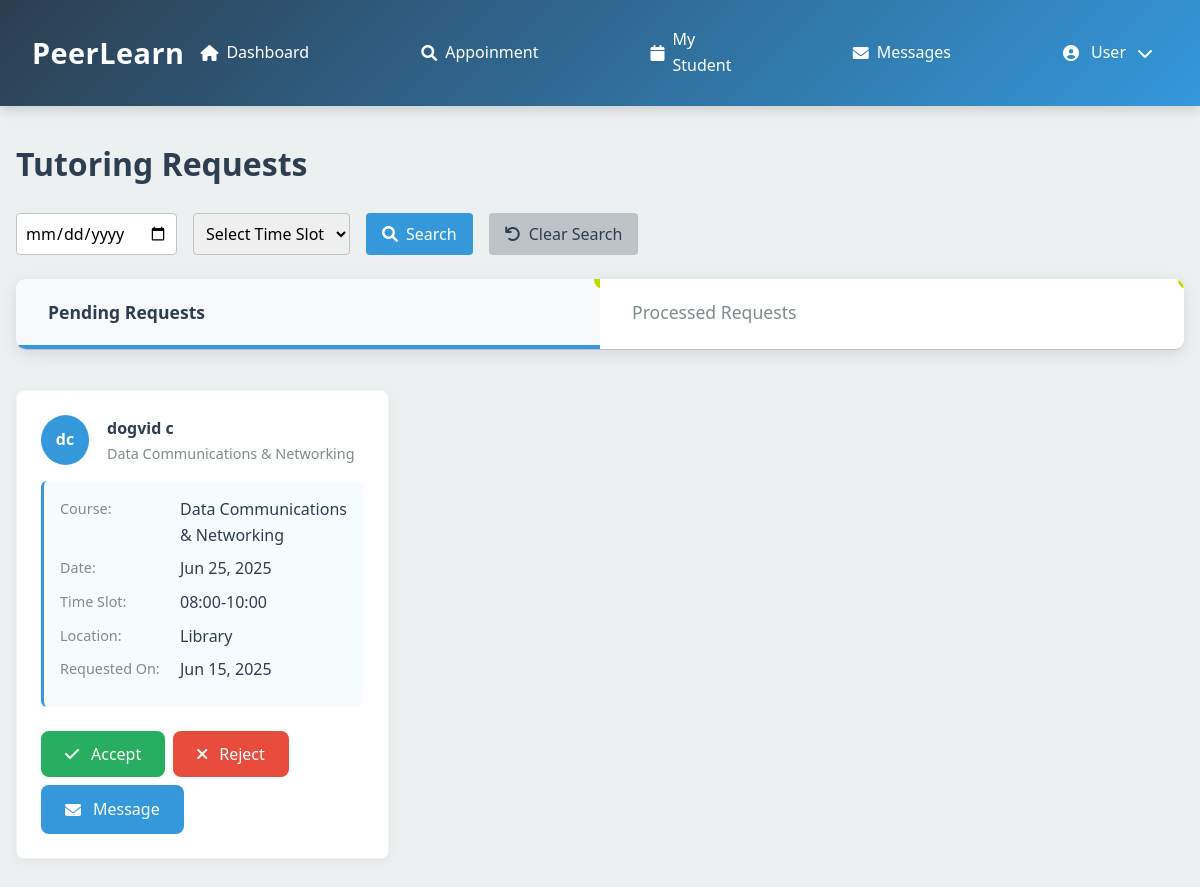
Page /tutor_requests.php (signed in) on the earlier database version.
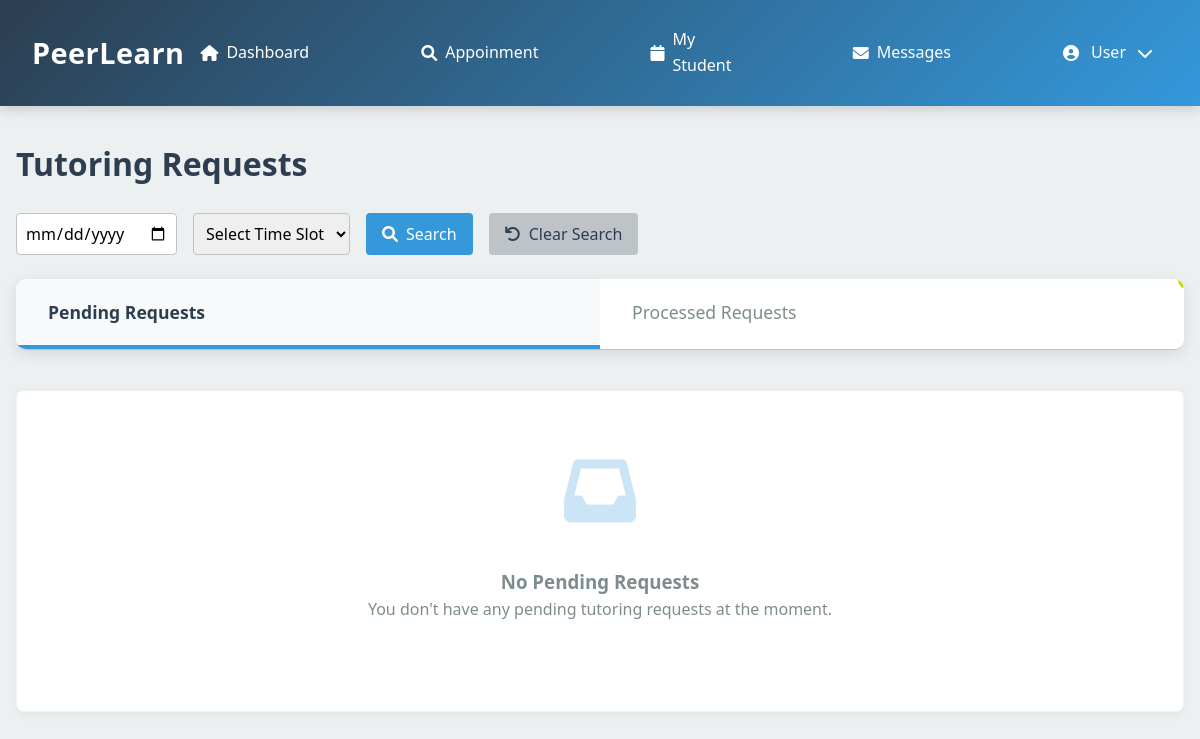
Same page on the later database version.
### tables this page shows
CREATE TABLE `session_requests` (
  `request_id` int(11) NOT NULL,
  `tutor_id` int(11) NOT NULL,
  `student_id` int(11) NOT NULL,
  `course_id` int(11) NOT NULL,
  `location_id` int(11) NOT NULL,
  `time_slot` varchar(20) NOT NULL,
  `selected_date` date NOT NULL,
  `notes` text DEFAULT NULL,
  `status` enum('pending','confirmed','rejected','completed','cancelled') NOT NULL DEFAULT 'pending',
  `created_at` datetime NOT NULL
);

CREATE TABLE `user` (
  `user_id` int(11) NOT NULL,
  `username` varchar(50) NOT NULL,
  `password` varchar(255) DEFAULT NULL,
  `email` varchar(100) NOT NULL,
  `role` enum('student','tutor','admin') NOT NULL,
  `first_name` varchar(50) NOT NULL,
  `last_name` varchar(50) NOT NULL,
  `phone` varchar(20) DEFAULT NULL,
  `profile_image` varchar(255) DEFAULT NULL,
  `is_active` tinyint(1) DEFAULT 1,
  `created_at` timestamp NOT NULL DEFAULT current_timestamp(),
  `last_login` datetime DEFAULT NULL
);

CREATE TABLE `course` (
  `id` int(11) NOT NULL,
  `course_name` varchar(100) NOT NULL,
  `details` text DEFAULT NULL,
  `status` enum('active','inactive') DEFAULT 'active',
  `created_at` timestamp NOT NULL DEFAULT current_timestamp(),
  `updated_at` timestamp NOT NULL DEFAULT current_timestamp() ON UPDATE current_timestamp()
);

CREATE TABLE `location` (
  `location_id` int(11) NOT NULL,
  `location_name` varchar(100) NOT NULL
);

### tutor_requests.php (the view, shortened to what this page needs)
<?php
require_once 'db_connection.php';
$user_id = $_SESSION['user_id'];
$active_tab = isset($_POST['active_tab']) ? $_POST['active_tab'] : (isset($_SESSION['active_tab']) ? $_SESSION['active_tab'] : 'pending');
$search_results = [];
$search_date = isset($_POST['search_date']) ? trim($_POST['search_date']) : '';
$search_time_slot = isset($_POST['search_time_slot']) ? trim($_POST['search_time_slot']) : '';
if ($_SERVER['REQUEST_METHOD'] === 'POST' && isset($_POST['search'])) {
    $stmt_search = $conn->prepare("
        SELECT sr.request_id, sr.tutor_id, sr.student_id, sr.course_id, sr.status, sr.created_at,
               sr.time_slot, sr.selected_date, c.course_name, u.first_name, u.last_name, u.profile_image, l.location_name
        FROM session_requests sr
        JOIN course c ON sr.course_id = c.id
        JOIN user u ON sr.student_id = u.user_id
        JOIN location l ON sr.location_id = l.location_id
        WHERE sr.tutor_id = ?
        AND (? = '' OR sr.selected_date = ?)
        AND (? = '' OR sr.time_slot = ?)
    ");
    if (!$stmt_search) {
        $_SESSION['error'] = "Error preparing search query: " . $conn->error;
        error_log("Error preparing search query: " . $conn->error);
    } else {
        $stmt_search->bind_param("isssi", $user_id, $search_date, $search_date, $search_time_slot, $search_time_slot);
        $stmt_search->execute();
        $result = $stmt_search->get_result();
        while ($row = $result->fetch_assoc()) {
            $search_results[] = $row;
        }
        $stmt_search->close();
    }
} else {
    $stmt = $conn->prepare("
        SELECT sr.request_id, sr.tutor_id, sr.student_id, sr.course_id, sr.status, sr.created_at,
               sr.time_slot, sr.selected_date, c.course_name, u.first_name, u.last_name, u.profile_image, l.location_name
        FROM session_requests sr
        JOIN course c ON sr.course_id = c.id
        JOIN user u ON sr.student_id = u.user_id
        JOIN location l ON sr.location_id = l.location_id
        WHERE sr.tutor_id = ? AND sr.status = 'pending'
    ");
    if (!$stmt) {
        $_SESSION['error'] = "Error preparing pending requests: " . $conn->error;
        error_log("Error preparing pending requests: " . $conn->error);
    } else {
        $stmt->bind_param("i", $user_id);
        $stmt->execute();
        $result = $stmt->get_result();
        while ($row = $result->fetch_assoc()) {
            $search_results[] = $row;
        }
    }
}
$processed_requests = [];
$processed_query = "
    SELECT sr.request_id, sr.tutor_id, sr.student_id, sr.course_id, sr.status, sr.created_at,
           sr.time_slot, sr.selected_date, c.course_name, u.first_name, u.last_name, u.profile_image, l.location_name
    FROM session_requests sr
    JOIN course c ON sr.course_id = c.id
    JOIN user u ON sr.student_id = u.user_id
    JOIN location l ON sr.location_id = l.location_id
    WHERE sr.tutor_id = ? AND sr.status IN ('confirmed', 'rejected')
";
$processed_query .= " ORDER BY created_at DESC";
$stmt = $conn->prepare($processed_query);
if (!$stmt) {
    $_SESSION['error'] = "Error preparing processed requests: " . $conn->error;
    error_log("Error preparing processed requests: " . $conn->error);
} else {
    if ($search_date !== '' || $search_time_slot !== '') {
        $stmt->bind_param("isssi", $user_id, $search_date, $search_date, $search_time_slot, $search_time_slot);
    } else {
        $stmt->bind_param("i", $user_id);
    }
    $stmt->execute();
    $result = $stmt->get_result();
    while ($row = $result->fetch_assoc()) {
        $processed_requests[] = $row;
    }
}
?>
<!DOCTYPE html>
<html lang="en">
<head>
    <link rel="stylesheet" href="https://cdnjs.cloudflare.com/ajax/libs/font-awesome/6.0.0-beta3/css/all.min.css">
</head>
<body>
    <?php include 'header/tut_head.php'; ?>
    <main>
        <h1 class="page-title">Tutoring Requests</h1>
        <form method="post" action="tutor_requests.php" class="search-form">
            <input type="date" name="search_date" value="<?php echo htmlspecialchars($search_date); ?>">
            <select name="search_time_slot">
                <option value="">Select Time Slot</option>
            </select>
            <button type="submit" name="search" class="btn-search"><i class="fas fa-search"></i> Search</button>
            <button type="submit" name="clear_search" class="btn-clear"><i class="fas fa-undo"></i> Clear Search</button>
        </form>
        <div class="tabs">
            <div class="tab <?php echo $active_tab === 'pending' ? 'active' : ''; ?>" data-tab="pending">Pending Requests
                <?php if (count(array_filter($search_results, fn($r) => $r['status'] === 'pending')) > 0): ?>
                    <span class="notification-badge"><?php echo count(array_filter($search_results, fn($r) => $r['status'] === 'pending')); ?></span>
                <?php endif; ?>
            </div>
            <div class="tab <?php echo $active_tab === 'processed' ? 'active' : ''; ?>" data-tab="processed">Processed Requests
                <?php if (count($processed_requests) > 0): ?>
                    <span class="notification-badge"><?php echo count($processed_requests); ?></span>
                <?php endif; ?>
            </div>
        </div>
        <div id="pending-tab" class="tab-content <?php echo $active_tab === 'pending' ? 'active' : ''; ?>">
            <?php $pending_requests = array_filter($search_results, fn($r) => $r['status'] === 'pending'); ?>
            <?php if ($pending_requests): ?>
                <div class="request-list">
                    <?php foreach ($pending_requests as $request): ?>
                        <div class="request-card">
                            <div class="request-header">
                                <div class="student-avatar">
                                    <?php if ($request['profile_image']): ?>
                                        <img src="<?php echo htmlspecialchars($request['profile_image']); ?>" alt="Student" class="profile-image">
                                    <?php else: ?>
                                        <?php echo htmlspecialchars(substr($request['first_name'] ?? '', 0, 1) . substr($request['last_name'] ?? '', 0, 1)); ?>
                                    <?php endif; ?>
                                </div>
                                <div class="request-info">
                                    <div class="student-name"><?php echo htmlspecialchars(($request['first_name'] ?? '') . ' ' . ($request['last_name'] ?? '')); ?></div>
                                    <div class="request-subject"><?php echo htmlspecialchars($request['course_name'] ?? 'Unknown Course'); ?></div>
                                </div>
                            </div>
                            <div class="request-details">
                                <div class="detail-item">
                                    <div class="detail-label">Course:</div>
                                    <div class="detail-value"><?php echo htmlspecialchars($request['course_name'] ?? 'Unknown Course'); ?></div>
                                </div>
                                <div class="detail-item">
                                    <div class="detail-label">Date:</div>
                                    <div class="detail-value">
                                        <?php echo !empty($request['selected_date'])
                                            ? date('M d, Y', strtotime($request['selected_date']))
                                            : 'Not specified'; ?>
                                    </div>
                                </div>
                                <div class="detail-item">
                                    <div class="detail-label">Time Slot:</div>
                                    <div class="detail-value">
                                        <?php echo htmlspecialchars($request['time_slot'] ?? 'Not specified'); ?>
                                    </div>
                                </div>
                                <div class="detail-item">
                                    <div class="detail-label">Location:</div>
                                    <div class="detail-value">
                                        <?php echo htmlspecialchars($request['location_name'] ?? 'Not specified'); ?>
                                    </div>
                                </div>
                                <div class="detail-item">
                                    <div class="detail-label">Requested On:</div>
                                    <div class="detail-value">
                                        <?php echo !empty($request['created_at'])
                                            ? date('M d, Y', strtotime($request['created_at']))
                                            : 'Not specified'; ?>
                                    </div>
                                </div>
                            </div>
                            <div class="request-actions">
                                <form method="post" action="tutor_requests.php">
                                    <button type="submit" class="btn btn-success"><i class="fas fa-check"></i> Accept</button>
                                </form>
                                <form method="post" action="tutor_requests.php">
                                    <button type="submit" class="btn btn-danger"><i class="fas fa-times"></i> Reject</button>
                                </form>
                                <a href="messages.php?student_id=<?php echo htmlspecialchars($request['student_id'] ?? ''); ?>" class="btn btn-message"><i class="fas fa-envelope"></i> Message</a>
                            </div>
                        </div>
                    <?php endforeach; ?>
                </div>
            <?php else: ?>
                <div class="empty-state">
                    <div class="empty-icon"><i class="fas fa-inbox"></i></div>
                    <h3>No Pending Requests</h3>
                    <p class="empty-text">You don't have any pending tutoring requests at the moment.</p>
                </div>
            <?php endif; ?>
        </div>
    </main>
</body>
</html>

### header/tut_head.php (shortened to what this page needs)
<!DOCTYPE html>
<html lang="en">
<head>
    <link rel="stylesheet" href="https://cdnjs.cloudflare.com/ajax/libs/font-awesome/6.0.0/css/all.min.css">
</head>
<body>
    <header class="header">
        <div class="header-content">
            <div class="logo">
                PeerLearn
            </div>
            <nav class="nav-links">
                <a href="tutor_main_page.php"><i class="fas fa-home"></i> Dashboard</a>
                <a href="tutor_requests.php"><i class="fas fa-search"></i> Appoinment</a>
                <a href="tutor_students.php"><i class="fas fa-calendar"></i> My Student</a>
                <a href="messages.php"><i class="fas fa-envelope"></i> Messages</a>
                <div class="user-menu" onclick="toggleDropdown()">
                    <i class="fas fa-user-circle"></i>
                    <?php echo htmlspecialchars(isset($_SESSION['first_name']) ? $_SESSION['first_name'] : 'User'); ?>
                    <i class="fas fa-chevron-down"></i>
                </div>
            </nav>
        </div>
    </header>
</body>
</html>

### tutor_requests.php (style rules this page uses)
:root { --primary: #2B3990; --secondary: #00AEEF; --accent: #C4D600; --gray: #e0e0e0; --light-gray: #f5f5f5; --dark-gray: #777; }
* { box-sizing: border-box; margin: 0; padding: 0; font-family: 'Segoe UI', Tahoma, Geneva, Verdana, sans-serif; }
body { background-color: var(--light-gray); color: #333; line-height: 1.6; }
.nav-links { display: flex; gap: 1.5rem; }
.nav-links a { color: white; text-decoration: none; font-weight: 500; position: relative; }
.notification-badge { position: absolute; top: -8px; right: -12px; background-color: var(--accent); color: var(--primary); border-radius: 50%; width: 18px; height: 18px; display: flex; align-items: center; justify-content: center; font-size: 0.7rem; font-weight: bold; }
.user-menu { display: flex; align-items: center; gap: 1rem; }
main { max-width: 1200px; margin: 2rem auto; padding: 0 1rem; }
.page-title { margin-bottom: 1.5rem; color: var(--primary); font-weight: 600; }
.search-form { display: flex; gap: 1rem; margin-bottom: 1.5rem; }
.search-form input[type="date"], .search-form select { padding: 0.5rem; border: 1px solid var(--gray); border-radius: 4px; font-size: 1rem; }
.search-form button { padding: 0.5rem 1rem; border: none; border-radius: 4px; cursor: pointer; font-size: 1rem; font-weight: 500; display: inline-flex; align-items: center; gap: 0.5rem; }
.search-form .btn-search { background-color: var(--secondary); color: white; }
.search-form .btn-clear { background-color: var(--gray); color: var(--primary); }
.tabs { display: flex; border-bottom: 1px solid var(--gray); margin-bottom: 1.5rem; }
.tab { padding: 0.75rem 1.5rem; cursor: pointer; font-weight: 500; border-bottom: 3px solid transparent; color: var(--dark-gray); position: relative; }
.tab.active { border-bottom-color: var(--accent); color: var(--primary); font-weight: 600; }
.tab-content { display: none; }
.tab-content.active { display: block; }
.empty-state { text-align: center; padding: 3rem; background-color: white; border-radius: 8px; box-shadow: 0 2px 10px rgba(0, 0, 0, 0.05); border: 1px solid rgba(0, 0, 0, 0.05); }
.empty-icon { font-size: 3rem; color: var(--secondary); margin-bottom: 1rem; opacity: 0.5; }
.empty-text { color: var(--dark-gray); margin-bottom: 1.5rem; }
.request-list { display: grid; grid-template-columns: repeat(auto-fill, minmax(350px, 1fr)); gap: 1.5rem; }
.request-card { background-color: white; border-radius: 8px; box-shadow: 0 2px 10px rgba(0, 0, 0, 0.05); padding: 1.5rem; border: 1px solid rgba(0, 0, 0, 0.05); }
.request-header { display: flex; align-items: center; gap: 1rem; margin-bottom: 1rem; }
.student-avatar { width: 50px; height: 50px; border-radius: 50%; background-color: var(--secondary); display: flex; align-items: center; justify-content: center; color: white; font-weight: bold; overflow: hidden; border-right: 2px solid var(--light-gray); }
.request-info { flex: 1; }
.student-name { font-weight: 600; color: var(--primary); }
.request-subject { color: var(--dark-gray); font-size: 0.9rem; }
.request-details { margin-bottom: 1.5rem; background-color: rgba(0, 174, 239, 0.03); padding: 1rem; border-radius: 6px; border-left: 3px solid var(--secondary); }
.detail-item { display: flex; margin-bottom: 0.5rem; }
.detail-label { width: 120px; color: var(--dark-gray); font-size: 0.9rem; }
.detail-value { flex: 1; font-weight: 500; color: var(--primary); }
.request-actions { display: flex; gap: 0.5rem; flex-wrap: wrap; }
.btn { padding: 0.5rem 1rem; border: none; border-radius: 4px; cursor: pointer; font-weight: 500; display: inline-flex; align-items: center; gap: 0.5rem; text-decoration: none; }
.btn-success { background-color: var(--accent); color: white; }
.btn-danger { background-color: #dc3545; color: white; }
.btn-message { background-color: var(--secondary); color: white; }

Differences in the rows shown:
removed session_requests: student.last_name "dc", student.last_name "dogvid c", course.course_name "Data Communications & Networking", selected_date "Jun 25, 2025", time_slot "08:00-10:00", location.location_name "Library", created_at "Jun 15, 2025"
Other differences:
text now shown: "No Pending Requests You don't have any pending tutoring requests at the moment."
